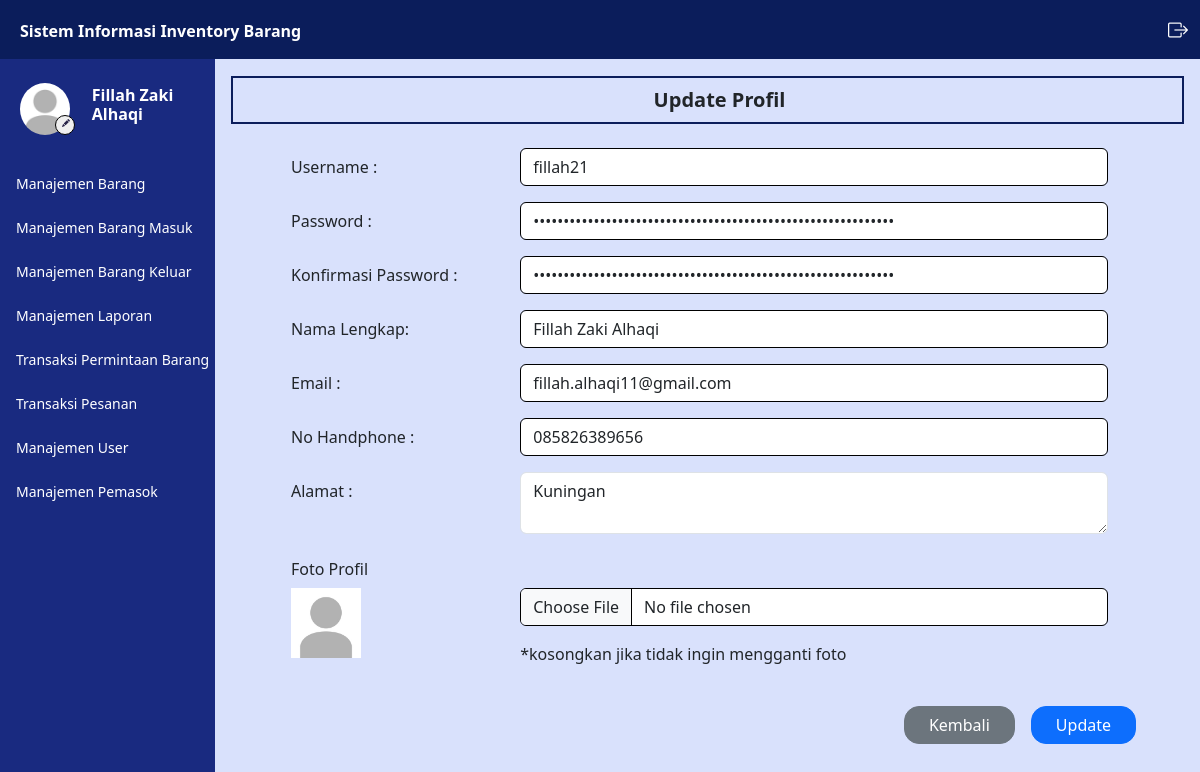
Page /admin/profil.php (signed in) on the committed database.
### tables this page shows
CREATE TABLE `user` (
  `iduser` int(11) NOT NULL,
  `username` varchar(50) NOT NULL,
  `password` varchar(100) NOT NULL,
  `nama` varchar(50) NOT NULL,
  `email` varchar(50) NOT NULL,
  `telepon` varchar(50) NOT NULL,
  `alamat` text NOT NULL,
  `instansi` varchar(50) DEFAULT NULL,
  `level` varchar(10) NOT NULL,
  `foto` varchar(100) DEFAULT NULL
);

### controller/MainController.php (called while the page is built, shortened)
<?php
    $conn = mysqli_connect("localhost","root","","inventory");
    function query($query) {
        global $conn;
        $result = mysqli_query($conn, $query);
        $rows = [];
        while ($row = mysqli_fetch_assoc($result)) {
            $rows[] = $row;
        }
        return $rows;
    }
    function dekripsi($kata)
    {
        $string = base64_decode($kata);
        $key = substr($string, 0, 44);
        $enkripsi = substr($string, 44);
        $hasil = openssl_decrypt($enkripsi, 'AES-256-CBC', $key, 0, substr($key, 0, 16));
        return $hasil;
    }
    function cari_user() {
        $id = dekripsi($_COOKIE['SIIB']);
        $result = query("SELECT * FROM user WHERE iduser = '$id'");
        if(count($result) == 1) {
            $result = $result[0];
            return $result;
        } else {
            echo "<script>
                    document.location.href='../logout.php';
                  </script>";
            exit;
        }
    }
    function validasi_admin() {
        $result = cari_user();
    }
?>

### admin/profil.php (the view, shortened to what this page needs)
<?php
    require_once '../controller/UserController.php';
?>
<html lang="en">
<head>
    <link href="https://cdn.jsdelivr.net/npm/bootstrap@5.3.0/dist/css/bootstrap.min.css" rel="stylesheet"
>
    <link rel="stylesheet" href="https://cdn.datatables.net/1.13.4/css/jquery.dataTables.min.css">
    <link rel="stylesheet" href="https://cdn.jsdelivr.net/npm/bootstrap-icons@1.11.3/font/bootstrap-icons.min.css">
    <link rel="stylesheet" href="../style.css">
</head>
<body>
    <div class="content">
        <?php
        require_once('../navbar/navbar.php');
        ?>
        <div class="main-container m-0">
            <div class="d-flex">
                <?php
                require_once('../navbar/sidebar.php');
                ?>
                <div class="contents px-3 py-3">
                    <div class="box1">
                        <h5 class="text-dark text-center mb-0 ms-4 fw-bold">
                            Update Profil
                        </h5>
                    </div>
                    <form method="post" action="" enctype="multipart/form-data">
                        <div class="mb-3 mt-4 row ms-5">
                            <label for="username" class="col-sm-3 me-0 col-form-label">Username :</label>
                            <div class="col-sm-8">
                                <input type="text" class="form-control <?= isset($errors['username']) ? 'is-invalid' : ''; ?>" id="username" name="username" value="<?= isset($_POST['username']) ? $_POST['username'] : $user['username']; ?>">
                            </div>
                        </div>
                        <div class="mb-3 mt-3 row ms-5">
                            <label for="password" class="col-sm-3 me-0 col-form-label">Password :</label>
                            <div class="col-sm-8">
                                <input type="password" class="form-control<?= isset($errors['password']) ? 'is-invalid' : ''; ?>" id="password" name="password" value="<?= isset($_POST['password']) ? $_POST['password'] : $user['password']; ?>">
                            </div>
                        </div>
                        <div class="mb-3 mt-3 row ms-5">
                            <label for="password2" class="col-sm-3 me-0 col-form-label">Konfirmasi Password :</label>
                            <div class="col-sm-8">
                                <input type="password" class="form-control " id="password2" name="password2" value="<?= $user['password']; ?>">
                            </div>
                        </div>
                        <div class="mb-3 mt-3 row ms-5">
                            <label for="nama" class="col-sm-3 me-0 col-form-label">Nama Lengkap:</label>
                            <div class="col-sm-8">
                                <input type="text" class="form-control <?= isset($errors['nama']) ? 'is-invalid' : ''; ?>" id="nama" name="nama" value="<?= isset($_POST['nama']) ? $_POST['nama'] : $user['nama']; ?>">
                            </div>
                        </div>
                        <div class="mb-3 mt-3 row ms-5">
                            <label for="email" class="col-sm-3 me-0 col-form-label">Email :</label>
                            <div class="col-sm-8">
                                <input type="email" class="form-control <?= isset($errors['email']) ? 'is-invalid' : ''; ?>" id="email" name="email" value="<?= isset($_POST['email']) ? $_POST['email'] : $user['email']; ?>">
                            </div>
                        </div>
                        <div class="mb-3 mt-3 row ms-5">
                            <label for="telepon" class="col-sm-3 me-0 col-form-label">No Handphone :</label>
                            <div class="col-sm-8">
                                <input type="text" class="form-control <?= isset($errors['telepon']) ? 'is-invalid' : ''; ?>" id="telepon" name="telepon" value="<?= isset($_POST['telepon']) ? $_POST['telepon'] : $user['telepon']; ?>">
                            </div>
                        </div>
                        <div class="mb-3 mt-3 row ms-5">
                            <label for="alamat" class="col-sm-3 me-0 col-form-label">Alamat :</label>
                            <div class="col-sm-8">
                                <textarea class="form-control <?= isset($errors['alamat']) ? 'is-invalid' : ''; ?>" id="alamat" name="alamat" rows="2"><?= isset($_POST['alamat']) ? $_POST['alamat'] : $user['alamat']; ?></textarea>
                            </div>
                        </div>
                        <div class="mb-4 mt-2 row ms-5">
                            <label for="foto" class="col-form-label">Foto Profil</label>
                            <div class="col-sm-3">
                                <img src="../img/profil/<?= $user['foto']; ?>" class="img-preview" style="width: 70px;">
                            </div>
                            <div class="col-sm-8">
                                <div class="input-group mb-3">
                                    <input type="file" class="form-control <?= isset($errors['foto']) ? 'is-invalid' : ''; ?>" <?= isset($errors['foto']) ? '' : 'style="border: 1px solid black;"'; ?> id="foto" name="foto" onchange="previewImg()">
                                </div>
                                <label for="foto" class="foto">*kosongkan jika tidak ingin mengganti foto</label>
                            </div>
                        </div>
                        <div class="d-flex justify-content-end me-5">
                            <a class="btn btn-secondary mt-3 px-4 me-3" style="border-radius: 15px;"
                                href="../admin/index.php">Kembali</a>
                            <button type="submit" class="btn btn-primary mt-3 px-4"
                                style="border-radius: 15px;" name="submit">Update</button>
                        </div>
                    </form>
                </div>
            </div>
        </div>
    </div>
</body>
</html>

### navbar/sidebar.php
<?php
    validasi_admin();
?>
<div class="sidebar" id="side_nav">
    <div class="content-side">
        <div class="profil pt-3">
            <div class="row d-flex align-items-center">
                <div class="col-sm-5 me-0">
                    <img src="../img/profil/<?= $user['foto']; ?>" class="rounded-circle" alt="profi">
                    <a href="../admin/profil.php">
                        <button class="rounded-circle"><i class="bi bi-pencil-fill"></i></button>
                    </a>
                </div>
                <div class="col-sm-7 text-white pe-3 p-0 m-0">
                    <h6 class="fw-bold">
                        <?= $user['nama']; ?>
                    </h6>
                </div>
            </div>
        </div>
        <div class="">
            <ul class="list-unstyled pt-3 fw-medium">
                <li class="">
                    <a href="../admin/barang.php" class="text-decoration-none d-block">
                        <span>Manajemen Barang</span>
                    </a>
                </li>
                <li class="">
                    <a href="../admin/barang_masuk.php" class="text-decoration-none d-block">
                        <span>Manajemen Barang Masuk</span>
                    </a>
                </li>
                <li class="">
                    <a href="../admin/barang_keluar.php" class="text-decoration-none d-block">
                        <span>Manajemen Barang Keluar</span>
                    </a>
                </li>
                <li class="">
                    <a href="../admin/laporan.php" class="text-decoration-none d-block">
                        <span>Manajemen Laporan</span>
                    </a>
                </li>
                <li class="">
                    <a href="../admin/transaksi.php" class="text-decoration-none d-block">
                        <span>Transaksi Permintaan Barang</span>
                    </a>
                </li>
                <li class="">
                    <a href="../admin/transaksi_pesan.php" class="text-decoration-none d-block">
                        <span>Transaksi Pesanan</span>
                    </a>
                </li>
                <li class="">
                    <a href="../admin/user.php" class="text-decoration-none d-block">
                        <span>Manajemen User</span>
                    </a>
                </li>
                <li class="">
                    <a href="../admin/pemasok.php" class="text-decoration-none d-block">
                        <span>Manajemen Pemasok</span>
                    </a>
                </li>
            </ul>
        </div>
    </div>
</div>

### style.css (style rules this page uses)
body { background: #d9e1fc; margin: 0; padding: 0; border: 0; }
.content { min-height: 100vh; width: 100%; }
.sidebar { background: #192a80; min-width: 215px; max-width: 215px; transition: all ease-in 0.3s; min-height: 100vh; }
.sidebar ul { padding: 0 11px; }
.sidebar li { margin: 7px 0; }
.sidebar li a { color: white; padding: 8px 5px; font-size: 14px; margin-left: 0; }
.content-side { position: fixed; margin-top: 60px; }
.sidebar .profil img { width: 50px; height: 66px; margin-left:20px; padding: 7px 0; display: block; transition: all ease-in 0.3s; object-fit: cover; }
.sidebar .profil button { border: 1px solid black; position: absolute; margin-top: -27px; margin-left: 55px; width: 20px; height: 20px; }
.sidebar .profil button i { font-size: 8px; color: #272247; margin-top: -6px; margin-left: -3px; position: absolute; }
.contents { width: 100%; margin-top: 60px; }
.box1 { border: #0b1d5b solid 2px; padding: 10px; }
.contents input { border-color: black; }

### rows in the picture
user: foto (placeholder picture), nama "Fillah Zaki Alhaqi", username "fillah21", email "fillah.alhaqi11@gmail.com", telepon "085826389656", alamat "Kuningan"
